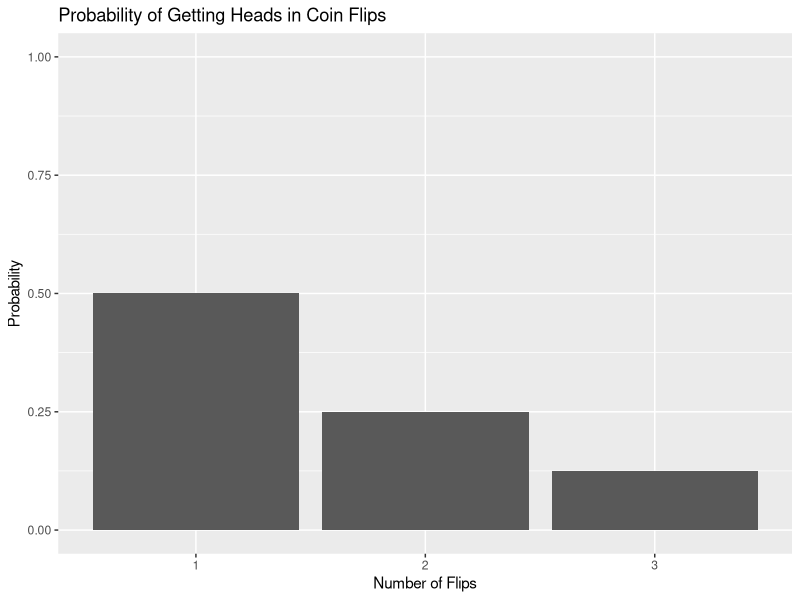

This chart was generated by the following R code:
## ---- chunk 1
library(ggplot2)
library(dplyr)
library(tidyr)
## ---- chunk 2
# Probability theory is the study of random events and the likelihood of their occurrence. It aims to predict an events as they relate to overall outcomes.
# The outcomes are not guaranteed, but can be based on possibilities. For example, regardless of which side a dice lands it, it can only land on 1 side and the maximum number of sides is capped at 6. Probability theory also assess the likeliness of an event occurring. Coin flips and dice rolls give an equal chance to each side.
## ---- chunk 3
# There are 10 digits (0-9)
num_digits <- 10
factor_of_combinations <- 6 # because we want 6 digits
num_combinations <- num_digits^factor_of_combinations
num_combinations # should be 10^6
## ---- chunk 4
# Heads from a single flip is 0.5 or 50% but 3 heads in a row is 0.5^3 or 12.5%
chances_of_heads <- 0.5
chances_of_heads_3 <- (chances_of_heads^3) * 100
chances_of_heads_3

# We can use the ggplot's bar chart. First we need a dataframe.
probabilities <- data.frame(
  flip = c(1, 2, 3), # where these are 1st, 2nd, and 3rd flips
  probability = c(chances_of_heads, chances_of_heads^2, chances_of_heads^3) # last one ought to be 12.5%
)
# Create a bar plot
ggplot(probabilities, aes(x = factor(flip), y = probability)) +
  geom_bar(stat = "identity") +
  labs(
    title = "Probability of Getting Heads in Coin Flips",
    x = "Number of Flips",
    y = "Probability"
  ) +
  scale_y_continuous(limits = c(0, 1)) # this is adjusted to 1 to show the complete range of possibilities. This makes the expected outcomes to appear more realistic.
## ---- chunk 5
# the probability of drawing 2 cars is 1 out of 52 and then 51. We can multiple the two fractions to get to the cumulative/total probabilty
prob_ace_of_spades <- 1 / 52 # first card is from all 52
prob_two_of_hearts <- 1 / 51 # second card is from the remaining 51
prob_both <- (prob_ace_of_spades * prob_two_of_hearts) * 100
prob_both #  0.38 percent
## ---- chunk 6
# The sum must be 9, but the first die is already a 6. The only possibility that ends in a 9 is if the 2nd die is a 3. All other combinations are not 9.
# The probability is simply 1 of 6, as 3 has the same chance as all of the other undesirable outcomes (1,2,4,5,6)
probability_the_second_die_is_3 <- (1 / 6) * 100 # 16.67 percent
probability_the_second_die_is_3
## ---- chunk 7
# Expected value formula: EV = Sum of (Probability of outcome * Value of outcome)

# Assuming we have 1 chance to invest, we have to compare risk vs reward.
# 70k makes up 30% of the outcomes whereas -40k makes up 70% of the outcomes
expected_value <- (0.3 * 70000) + (0.7 * -40000)
expected_value
sprintf("Although the positive payout is quite high, it is unlikely to occur at 30%%. The expected value is %.2f, which is negative. Therefore, I would not invest.", expected_value)
## ---- chunk 8
# Expected value formula: EV = Sum of (Probability of outcome * Value of outcome)

# The total number of tickets sold is 5 million
total_tickets_sold <- 5000000
# The probabilities of winning each prize
prob_grand_prize <- 1 / total_tickets_sold # example, 1 in 5 million
prob_winner_prize <- 5 / total_tickets_sold
prob_third_place_prize <- 15 / total_tickets_sold
prob_fourth_place_prize <- 25 / total_tickets_sold
# total prize values for each threshold
grand_prize <- 200000
winner_prize <- 1000
third_place_prize <- 300
fourth_place_prize <- 10
# The cost of the ticket, only $2!
ticket_cost <- 2
# Calculate the expected value
expected_value <- (prob_grand_prize * grand_prize) +
  (prob_winner_prize * winner_prize) +
  (prob_third_place_prize * third_place_prize) +
  (prob_fourth_place_prize * fourth_place_prize) -
  ticket_cost
expected_value # this came out to -1.95. The good news is our losses are capped at $2!
sprintf("The expected value of entering this contest is $%.2f. This means that on average, you would lose money by entering the contest.", expected_value)
